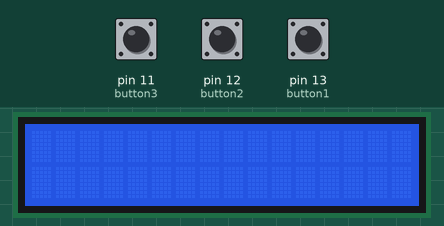
The sketch below on a simulated Arduino Uno, built with avr-gcc and run on an emulated ATmega328P. Parts: 16×2 character LCD. Inputs (shaded band) come from the test bench; at power-on: pin 11 (button3) HIGH, pin 12 (button2) HIGH, pin 13 (button1) HIGH.

Above: at 1.2 s.
1.3 s: pin 11 (button3) pulled LOW for 0.15 s
At 1.7 s:
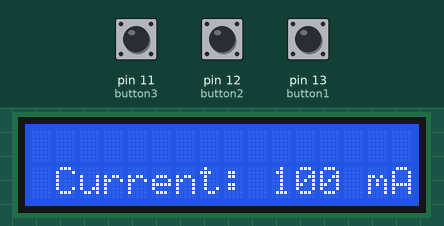
2.9 s: pin 12 (button2) pulled LOW for 0.15 s
At 4.1 s:
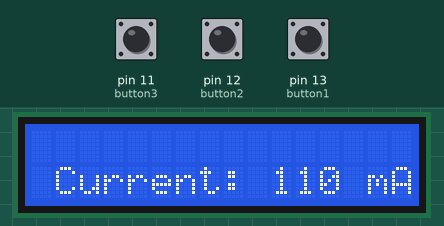
4.5 s: pin 13 (button1) pulled LOW for 0.15 s
At 5.3 s:
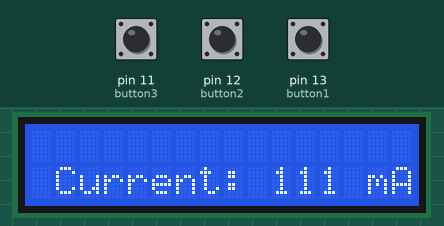
6.1 s: pin 11 (button3) pulled LOW for 1 s
At 6.5 s:
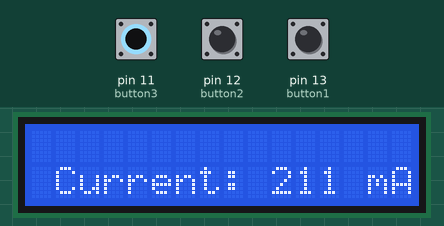
8.6 s: pin 12 (button2) pulled LOW for 1 s
At 9.7 s:
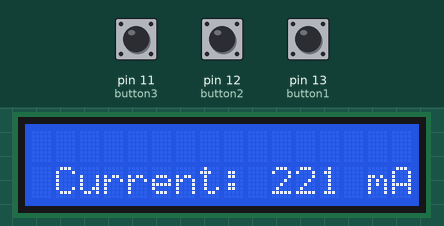
11.1 s: pin 13 (button1) pulled LOW for 1 s
At 11.6 s:
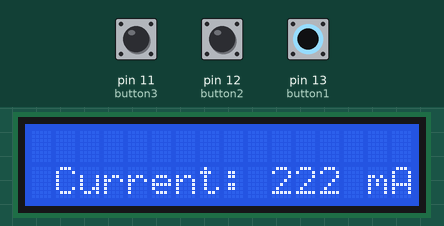
Timing chart, 0 to 14.1 s (numbered marks = the images above; inputs shaded):
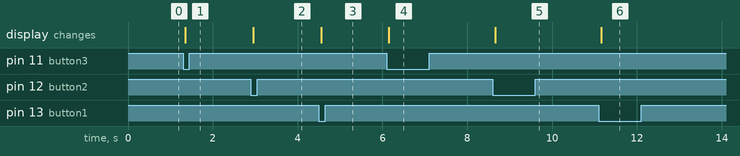

The sketch:

LCD_Current_Selector__output_display_only_.ino
```cpp
#include <LiquidCrystal.h>
#include <ezButton.h>
LiquidCrystal lcd(10, 2, 4, 5, 6, 7); // Creates an LCD object. Parameters: (rs, enable, d4, d5, d6, d7)
unsigned long lastCount1 = 0;
unsigned long lastCount2 = 0;
unsigned long lastCount3 = 0;

ezButton button1(13);
ezButton button2(12);
ezButton button3(11);

void setup() {
  // put your setup code here, to run once:
  Serial.begin(9600);
  lcd.begin(16,2); // Initializes the interface to the LCD screen, and specifies the dimensions (width and height) of the display }
  button1.setDebounceTime(50);
  button1.setCountMode(COUNT_FALLING);
  button2.setDebounceTime(50);
  button2.setCountMode(COUNT_FALLING);
  button3.setDebounceTime(50);
  button3.setCountMode(COUNT_FALLING);
}

void loop() {
  // put your main code here, to run repeatedly:
  button1.loop();
  button2.loop();
  button3.loop();
  unsigned long count1 = button1.getCount()%10;
  unsigned long count2 = button2.getCount()%10;
  unsigned long count3 = button3.getCount()%10;

  if (lastCount1 != count1){
    lcd.clear();
    lcd.setCursor(1, 1); // start to print at the first row
    lcd.cursor();
    lcd.print("Current: ");
    lcd.print(count1+count2*10+count3*100);
    lcd.print(" mA");

    lastCount1 = count1;
  }

  if (lastCount2 != count2){
    lcd.clear();
    lcd.setCursor(1, 1); // start to print at the first row
    lcd.cursor();
    lcd.print("Current: ");
    lcd.print(count1+count2*10+count3*100);
    lcd.print(" mA");

    lastCount2 = count2;
  }

  if (lastCount3 != count3){
    lcd.clear();
    lcd.setCursor(1, 1); // start to print at the first row
    lcd.cursor();
    lcd.print("Current: ");
    lcd.print(count1+count2*10+count3*100);
    lcd.print(" mA");

    lastCount3 = count3;
  }
}

/*
* Arduino LCD Tutorial
*
* Crated by Dejan Nedelkovski,
* www.HowToMechatronics.com
*
*/

/*#include <LiquidCrystal.h> // includes the LiquidCrystal Library
#include <ezButton.h>
LiquidCrystal lcd(10, 2, 4, 5, 6, 7); // Creates an LCD object. Parameters: (rs, enable, d4, d5, d6, d7)
unsigned long lastCount = 0;
ezButton button1(13);

void setup() {
 Serial.begin(9600);
 lcd.begin(16,2); // Initializes the interface to the LCD screen, and specifies the dimensions (width and height) of the display }
 button1.setDebounceTime(50);
 button1.setCountMode(COUNT_FALLING);

}

void loop() {
 lcd.setCursor(2,1); // Sets the location at which subsequent text written to the LCD will be displayed
 lcd.print(89); // Prints "Arduino" on the LCD
 delay(3000); // 3 seconds delay
 /*delay(3000); // 3 seconds delay
 lcd.setCursor(2,1); // Sets the location at which subsequent text written to the LCD will be displayed
 lcd.print("LCD Tutorial");
 delay(3000);
 lcd.clear(); // Clears the display
 lcd.blink(); //Displays the blinking LCD cursor
 delay(4000);
 lcd.setCursor(7,1);
 delay(3000);
 lcd.noBlink(); // Turns off the blinking LCD cursor
 lcd.cursor(); // Displays an underscore (line) at the position to which the next character will be written
 delay(4000);
 lcd.noCursor(); // Hides the LCD cursor
 lcd.clear(); // Clears the LCD screen
}*/
```

Measured:
- after the input at 1.3 s, the display: changes after 0.05 s (image 1)
- after the input at 2.9 s, the display: changes after 0.05 s (image 2)
- after the input at 4.5 s, the display: changes after 0.05 s (image 3)
- after the input at 6.1 s, the display: changes after 0.05 s (image 4)
- after the input at 8.6 s, the display: changes after 0.05 s (image 5)
- after the input at 11.1 s, the display: changes after 0.05 s (image 6)
